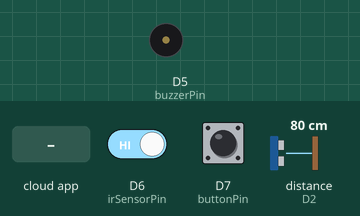
Recording of a sketch running on a simulated ESP8266 (NodeMCU). Parts: buzzer (waves = sounding, pin HIGH). Wiring (inferred from the names in the program): ultrasonic range finder: trigger D1; echo D2. Inputs (shaded band) come from the test bench; at power-on: distance to the obstacle (sensor on D2) 80 cm, D7 (buttonPin) HIGH, D6 (irSensorPin) HIGH. The echo pulse lasts 58.3 µs per cm; WiFi joins after 1.5 s; servers stay silent unless stated; the Firebase database answers and starts empty; pins used as bus, display or sensor lines are not drawn; what the sketch prints to the serial monitor is not drawn.

Above: at 2.7 s.
2.8 s: distance to the obstacle (sensor on D2) set to 55 cm
4.3 s: distance to the obstacle (sensor on D2) set to 49 cm
At 5.3 s:
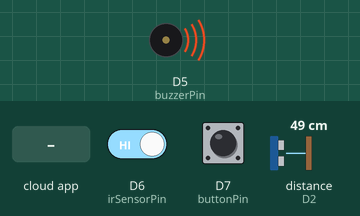
6.5 s: D7 (buttonPin) pulled LOW for 3.2 s
At 8.3 s:
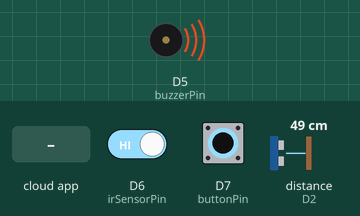
12.9 s: the phone or cloud app sets status to Cancel
At 14.8 s:
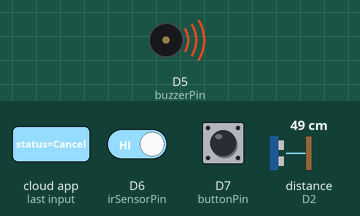
Timing chart, 0 to 15.8 s (numbered marks = the images above; inputs shaded):
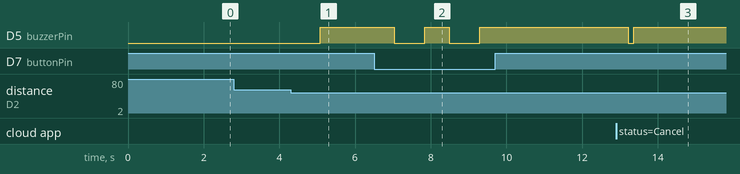

The sketch:

smartdooralert_modified.ino
```cpp
#include <ESP8266WiFi.h>
#include <FirebaseESP8266.h>

// Wi-Fi credentials
#define WIFI_SSID "WIFI NAME"
#define WIFI_PASSWORD "WIFI PASSWORD"

// Firebase credentials
#define FIREBASE_HOST "HOST LINK"
#define FIREBASE_AUTH "SECRET KEY"

// Firebase objects
FirebaseData firebaseData;
FirebaseAuth auth;
FirebaseConfig config;

// Pin definitions
const int trigPin = D1;
const int echoPin = D2;
const int irSensorPin = D6;
const int buttonPin = D7;
const int buzzerPin = D5;

long duration;
int distance;
bool alertSentIR = false;
bool alertSentUltrasonic = false;

void setup() {
  Serial.begin(115200);

  pinMode(trigPin, OUTPUT);
  pinMode(echoPin, INPUT);
  pinMode(irSensorPin, INPUT);
  pinMode(buttonPin, INPUT_PULLUP);
  pinMode(buzzerPin, OUTPUT);

  // Connect to Wi-Fi
  WiFi.begin(WIFI_SSID, WIFI_PASSWORD);
  Serial.print("Connecting to Wi-Fi");
  while (WiFi.status() != WL_CONNECTED) {
    delay(500);
    Serial.print(".");
  }
  Serial.println(" connected!");

  // Firebase setup
  config.host = FIREBASE_HOST;
  auth.user.email = "";
  auth.user.password = "";
  config.signer.tokens.legacy_token = FIREBASE_AUTH;

  Firebase.begin(&config, &auth);
  Firebase.reconnectWiFi(true);
}

void loop() {
  // Check for "Cancel" command from Firebase
  if (Firebase.getString(firebaseData, "/status")) {
    String status = firebaseData.stringData();
    if (status == "Cancel") {
      digitalWrite(buzzerPin, LOW);
      alertSentIR = false;
      alertSentUltrasonic = false;
      Serial.println("Alert cancelled via App");
    }
  }

  // Read button state
  int buttonStatus = digitalRead(buttonPin);
  if (buttonStatus == LOW) {
    digitalWrite(buzzerPin, LOW);
    alertSentIR = false;
    alertSentUltrasonic = false;
    Firebase.setString(firebaseData, "/status", "Alert Cancelled");
    Serial.println("Alert cancelled manually via button.");
    delay(500);
  }

  // Check IR sensor
  int irStatus = digitalRead(irSensorPin);
  if (irStatus == LOW && !alertSentIR) {
    Firebase.setString(firebaseData, "/status", "IR sensor: Person Detected");
    digitalWrite(buzzerPin, HIGH);
    alertSentIR = true;
    Serial.println("IR: Person detected. Beep!");
  }

  // Ultrasonic distance check
  digitalWrite(trigPin, LOW);
  delayMicroseconds(2);
  digitalWrite(trigPin, HIGH);
  delayMicroseconds(10);
  digitalWrite(trigPin, LOW);
  duration = pulseIn(echoPin, HIGH);
  distance = duration * 0.034 / 2;
  Serial.print("Distance: ");
  Serial.print(distance);
  Serial.println(" cm");

  if (distance <= 50 && !alertSentUltrasonic) {
    Firebase.setString(firebaseData, "/status", "Ultrasonic: Person Detected");
    digitalWrite(buzzerPin, HIGH);
    alertSentUltrasonic = true;
    Serial.println("Ultrasonic: Person detected. Beep!");
  }

  delay(500);
}
```

Measured:
- the behaviour switches between 52 and 51 cm on distance to the obstacle (sensor on D2) (found by bisection; images 0 and 1)
- after the input at 2.8 s, every drawn part: stays the same
- after the input at 4.3 s, D5 (buzzerPin): LOW → HIGH after 0.78 s
- after the input at 6.5 s, D5 (buzzerPin): alternates HIGH for 0.65 s and LOW for 0.80 s, 4 changes in all, then stays HIGH, starting after 0.54 s
- after the input at 12.9 s, D5 (buzzerPin): HIGH → LOW after 0.31 s, → HIGH 0.15 s later
